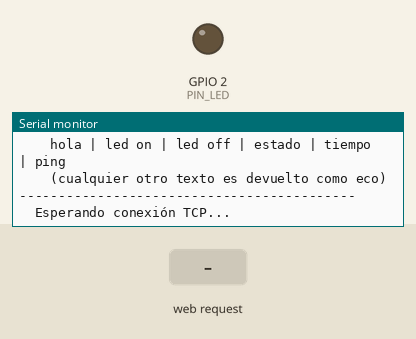
Recording of a sketch running on a simulated ESP32. On the bench: output pins drawn as LEDs (lit = HIGH), the last lines printed to the serial monitor. The inputs (shaded band) are chosen by the test bench.

Above: at 3.4 s.
3.5 s: HTTP request GET /hola received
At 4.3 s:
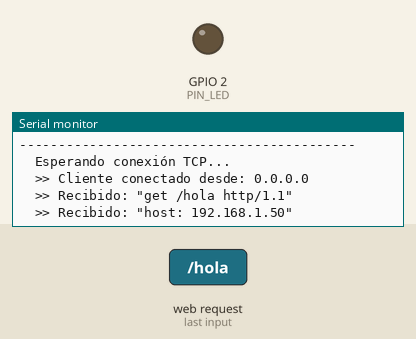
5.0 s: HTTP request GET /estado received
At 5.5 s:
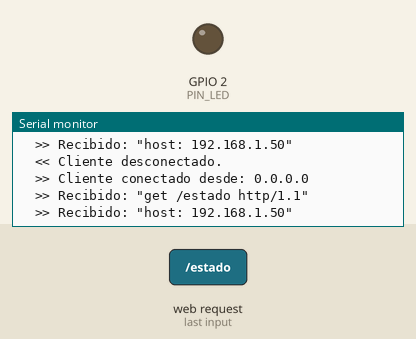
6.5 s: HTTP request GET /tiempo received
At 7.7 s:
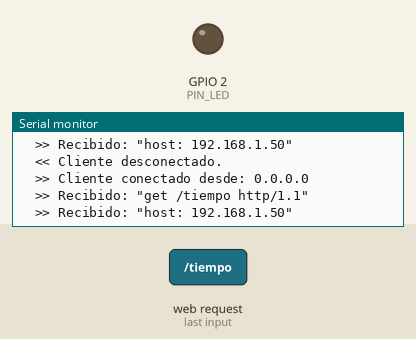

The sketch:

Actividad_13_Servidor_TCP.ino
```cpp
#include <WiFi.h>

const char* SSID     = "ESP32-Chat";
const char* PASSWORD = "chat1234";
const int   PUERTO   = 8080;
const int   PIN_LED  = 2;

WiFiServer servidorTCP(PUERTO);
bool estadoLED = false;

String procesarMensaje(String mensaje) {
  mensaje.trim();
  mensaje.toLowerCase();

  Serial.printf("  >> Recibido: \"%s\"\n", mensaje.c_str());

  if (mensaje == "hola" || mensaje == "hola!") {
    return "Hola desde el ESP32\n";

  } else if (mensaje == "led on") {
    estadoLED = true;
    digitalWrite(PIN_LED, HIGH);
    return "LED encendido ✓\n";

  } else if (mensaje == "led off") {
    estadoLED = false;
    digitalWrite(PIN_LED, LOW);
    return "LED apagado ✓\n";

  } else if (mensaje == "estado") {
    String estado = estadoLED ? "ENCENDIDO" : "APAGADO";
    return "Estado del LED: " + estado + "\n";

  } else if (mensaje == "tiempo") {
    unsigned long seg = millis() / 1000;
    unsigned long min = seg / 60;
    seg = seg % 60;
    return "Tiempo activo: " + String(min) + " min " + String(seg) + " seg\n";

  } else if (mensaje == "ping") {
    return "pong\n";

  } else if (mensaje.length() == 0) {
    return "";

  } else {
    return "Echo: " + mensaje + "\n";
  }
}

void setup() {
  Serial.begin(115200);
  delay(2000);

  pinMode(PIN_LED, OUTPUT);
  digitalWrite(PIN_LED, LOW);

  Serial.println("===========================================");
  Serial.println("   SERVIDOR TCP / CHAT WiFi - ESP32");
  Serial.println("===========================================");

  WiFi.persistent(false);
  WiFi.mode(WIFI_OFF);
  delay(100);
  WiFi.mode(WIFI_AP);
  delay(100);
  WiFi.softAP(SSID, PASSWORD);

  servidorTCP.begin();

  Serial.printf("\n  Red WiFi  : %s\n", SSID);
  Serial.printf("  Clave     : %s\n", PASSWORD);
  Serial.printf("  IP        : %s\n", WiFi.softAPIP().toString().c_str());
  Serial.printf("  Puerto TCP: %d\n\n", PUERTO);
  Serial.println("  Comandos disponibles:");
  Serial.println("    hola | led on | led off | estado | tiempo | ping");
  Serial.println("    (cualquier otro texto es devuelto como eco)");
  Serial.println("-------------------------------------------");
  Serial.println("  Esperando conexión TCP...\n");
}

void loop() {
  WiFiClient cliente = servidorTCP.available();

  if (cliente) {
    Serial.printf("  >> Cliente conectado desde: %s\n", cliente.remoteIP().toString().c_str());
    cliente.println("Chat desde el ESP32 Activo.");

    String bufferLinea = "";
    unsigned long ultimoCaracter = millis();

    while (cliente.connected()) {
      if (cliente.available()) {
        char c = cliente.read();
        ultimoCaracter = millis();

        if (c == '\n' || c == '\r') {
          if (bufferLinea.length() > 0) {
            String respuesta = procesarMensaje(bufferLinea);
            if (respuesta.length() > 0) {
              cliente.print(respuesta);
            }
            bufferLinea = "";
          }
        } else {
          bufferLinea += c;

          if (bufferLinea.length() > 200) {
            cliente.println("Error: mensaje demasiado largo.");
            bufferLinea = "";
          }
        }
      } else {
        if (bufferLinea.length() > 0 && (millis() - ultimoCaracter > 300)) {
          String respuesta = procesarMensaje(bufferLinea);
          if (respuesta.length() > 0) {
            cliente.print(respuesta);
          }
          bufferLinea = "";
        }
      }
      delay(1);
    }

    cliente.stop();
    Serial.println("  << Cliente desconectado.\n");
  }
}
```

Measured:
- after the input at 3.5 s, the serial monitor: prints a new line at once (image 1)
- after the input at 5.0 s, the serial monitor: prints a new line at once (image 2)
- after the input at 6.5 s, the serial monitor: prints a new line at once (image 3)
